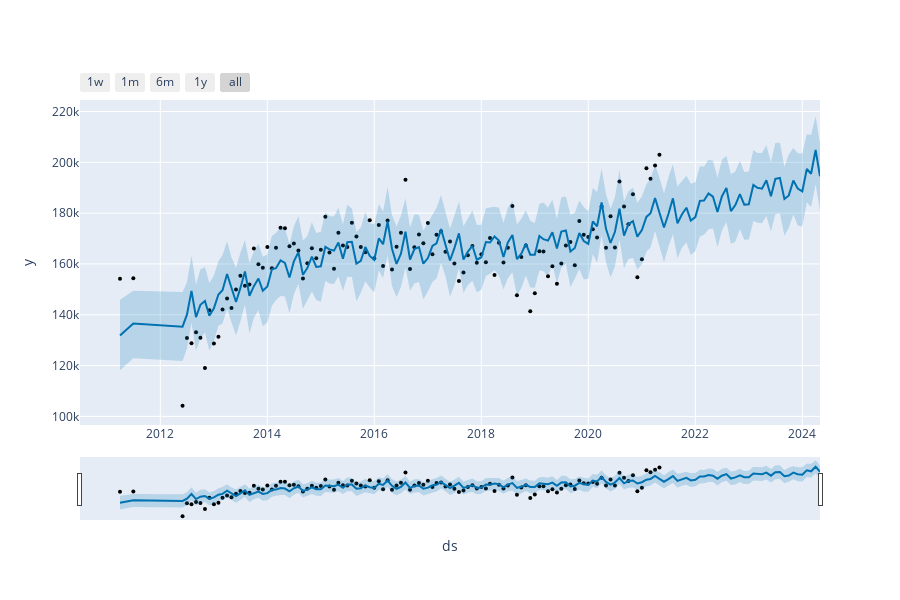

Notebook code cell kept with this figure:
### Code cell
# section forecast interactive plot

path = 'C:/Users/Peter/Desktop/final_project/Data/time_model_section/time_model_section_28.csv'
i = pd.read_csv(path)

# select required columns and rename to the required names
i = i[['yearMonth', 'unit_price_ping']]
i.columns = ['ds', 'y']

# change the date format
year = i.ds.str.split("-", expand=True)[0]
month = i.ds.str.split("-", expand=True)[1]

year = year.astype(int) + 1911
i['ds'] = year.astype(str) + '-' + month.astype(str)

# transfer into date format: year-month-day
i['ds'] = pd.to_datetime(i['ds'])

# mean value & groupby date
y = i.groupby('ds').mean()[['y']]
y['ds'] = y.index
y = y.reset_index(drop=True)
y = y[['ds','y']]

# time series
prophet = Prophet()
prophet.fit(y)
future = prophet.make_future_dataframe(periods=36, freq='MS') # for the next three years
forecast = prophet.predict(future)
forecast[['ds','yhat','yhat_lower','yhat_upper']].head()

# interactive plot
plot_plotly(prophet, forecast)
